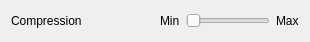
<?xml version="1.0" encoding="UTF-8"?>
<ui version="4.0">
 <class>FlacSettings</class>
 <widget class="QWidget" name="FlacSettings">
  <property name="geometry">
   <rect>
    <x>0</x>
    <y>0</y>
    <width>310</width>
    <height>35</height>
   </rect>
  </property>
  <property name="windowTitle">
   <string/>
  </property>
  <layout class="QHBoxLayout" name="horizontalLayout">
   <item>
    <widget class="QLabel" name="compressionLevel">
     <property name="text">
      <string>Compression</string>
     </property>
    </widget>
   </item>
   <item>
    <spacer name="horizontalSpacer">
     <property name="orientation">
      <enum>Qt::Horizontal</enum>
     </property>
     <property name="sizeHint" stdset="0">
      <size>
       <width>40</width>
       <height>20</height>
      </size>
     </property>
    </spacer>
   </item>
   <item>
    <widget class="QLabel" name="min">
     <property name="text">
      <string notr="true">Min</string>
     </property>
    </widget>
   </item>
   <item>
    <widget class="QSlider" name="compressionValue">
     <property name="maximum">
      <number>8</number>
     </property>
     <property name="orientation">
      <enum>Qt::Horizontal</enum>
     </property>
    </widget>
   </item>
   <item>
    <widget class="QLabel" name="max">
     <property name="text">
      <string notr="true">Max</string>
     </property>
    </widget>
   </item>
  </layout>
 </widget>
 <resources/>
 <connections/>
</ui>
